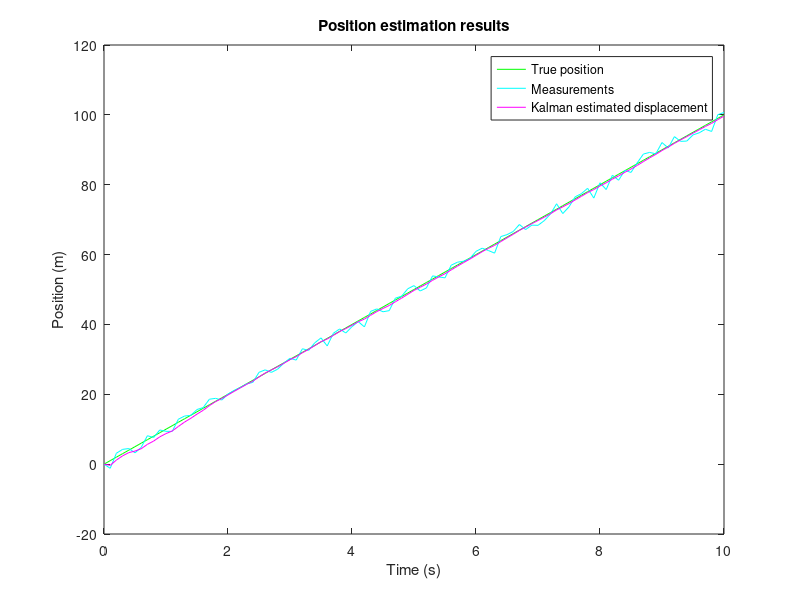
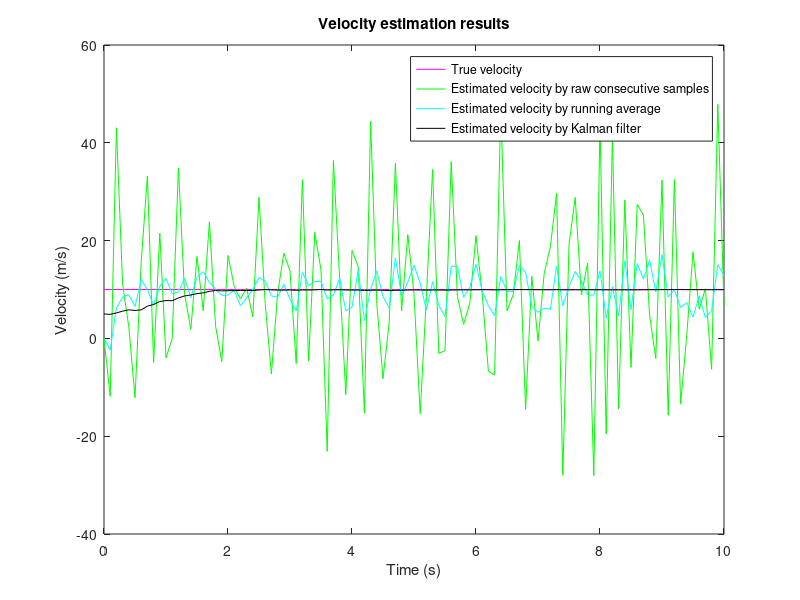
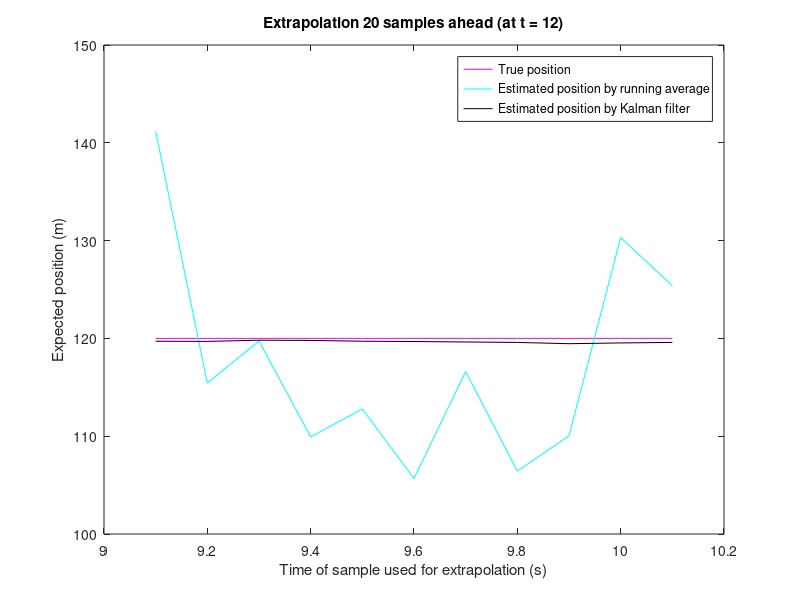

Recreate these plots in MATLAB, in order.
%%%%%%%%%%%%%%%%%%%%%%%%%%%%%%%%%%%%
% Kalman filter intuitive tutorial %
% (c) Alex Blekhman, (end of) 2006 %
% Contact: ablekhman at gmail.com  %
%%%%%%%%%%%%%%%%%%%%%%%%%%%%%%%%%%%%
%%%%%%%%%%%%%%%%%%%%%%%%%%%%%%%%%%%%%%%%%%%%%%%%%%%%%%%%%%%%%%%%%%%%%%%%%%%
% The problem: Predict the position and velocity of a moving train 2 seconds ahead,
% having noisy measurements of its positions along the previous 10 seconds (10 samples a second). 
% Ground truth: The train is initially located at the point x = 0 and moves
% along the X axis with constant velocity V = 10m/sec, so the motion equation of the train is X =
% X0 + V*t. Easy to see that the position of the train after 12 seconds
% will be x = 120m, and this is what we will try to find.
% Approach: We measure (sample) the position of the train every dt = 0.1 seconds. But,
% because of imperfect apparature, weather etc., our measurements are
% noisy, so the instantaneous velocity, derived from 2 consecutive position
% measurements (remember, we measure only position) is innacurate. We will
% use Kalman filter as we need an accurate and smooth estimate for the velocity in
% order to predict train's position in the future.
% We assume that the measurement noise is normally distributed, with mean 0 and
% standard deviation SIGMA
%%%%%%%%%%%%%%%%%%%%%%%%%%%%%%%%%%%%%%%%%%%%%%%%%%%%%%%%%%%%%%%%%%%%%%%%%%%
  
close all
clear all
%%%%%%%%%%%%%%%%%%%%%%%%%%%%%%%%%%%%%%%%
%%% Ground truth %%%%%%%%%%%%%%%%%%%%%%%
%%%%%%%%%%%%%%%%%%%%%%%%%%%%%%%%%%%%%%%%
% Set true trajectory 
Nsamples=100;
dt = .1;
t=0:dt:dt*Nsamples;
Vtrue = 10;
% Xtrue is a vector of true positions of the train 
Xinitial = 0;
Xtrue = Xinitial + Vtrue * t;
%%%%%%%%%%%%%%%%%%%%%%%%%%%%%%%%%%%%%%%%
%%% Motion equations %%%%%%%%%%%%%%%%%%%
%%%%%%%%%%%%%%%%%%%%%%%%%%%%%%%%%%%%%%%%
% Previous state (initial guess): Our guess is that the train starts at 0 with velocity
% that equals to 50% of the real velocity
Xk_prev = [0; 
    .5*Vtrue];
% Current state estimate
Xk=[];
% Motion equation: Xk = Phi*Xk_prev + Noise, that is Xk(n) = Xk(n-1) + Vk(n-1) * dt
% Of course, V is not measured, but it is estimated
% Phi represents the dynamics of the system: it is the motion equation
Phi = [1 dt;
       0  1];
% The error matrix (or the confidence matrix): P states whether we should 
% give more weight to the new measurement or to the model estimate 
sigma_model = 1;
% P = sigma^2*G*G';
P = [sigma_model^2             0;
                 0 sigma_model^2];
% Q is the process noise covariance. It represents the amount of
% uncertainty in the model. In our case, we arbitrarily assume that the model is perfect (no
% acceleration allowed for the train, or in other words - any acceleration is considered to be a noise)
Q = [0 0;
     0 0];
% M is the measurement matrix. 
% We measure X, so M(1) = 1
% We do not measure V, so M(2)= 0
M = [1 0];
% R is the measurement noise covariance. Generally R and sigma_meas can
% vary between samples. 
sigma_meas = 1; % 1 m/sec
R = sigma_meas^2;
%%%%%%%%%%%%%%%%%%%%%%%%%%%%%%%%%%%%%%%%
%%% Kalman iteration %%%%%%%%%%%%%%%%%%%
%%%%%%%%%%%%%%%%%%%%%%%%%%%%%%%%%%%%%%%%
% Buffers for later display
Xk_buffer = zeros(2,Nsamples+1);
Xk_buffer(:,1) = Xk_prev;
Z_buffer = zeros(1,Nsamples+1);
for k=1:Nsamples
    
    % Z is the measurement vector. In our
    % case, Z = TrueData + RandomGaussianNoise
    Z = Xtrue(k+1)+sigma_meas*randn;
    Z_buffer(k+1) = Z;
    
    % Kalman iteration
    P1 = Phi*P*Phi' + Q;
    S = M*P1*M' + R;
    
    % K is Kalman gain. If K is large, more weight goes to the measurement.
    % If K is low, more weight goes to the model prediction.
    K = P1*M'*inv(S);
    P = P1 - K*M*P1;
    
    Xk = Phi*Xk_prev + K*(Z-M*Phi*Xk_prev);
    Xk_buffer(:,k+1) = Xk;
    
    % For the next iteration
    Xk_prev = Xk; 
end;
%%%%%%%%%%%%%%%%%%%%%%%%%%%%%%%%%%%%%%%%
%%% Plot resulting graphs %%%%%%%%%%%%%%
%%%%%%%%%%%%%%%%%%%%%%%%%%%%%%%%%%%%%%%%
%%%%%%%%%%%%%%%%%%%%%%%%%%%%%%%%%%%%%%%%
%%% Position analysis %%%%%%%%%%%%%%%%%%
%%%%%%%%%%%%%%%%%%%%%%%%%%%%%%%%%%%%%%%%
figure;
plot(t,Xtrue,'g');
hold on;
plot(t,Z_buffer,'c');
plot(t,Xk_buffer(1,:),'m');
title('Position estimation results');
xlabel('Time (s)');
ylabel('Position (m)');
legend('True position','Measurements','Kalman estimated displacement');
%%%%%%%%%%%%%%%%%%%%%%%%%%%%%%%%%%%%%%%%
%%% Velocity analysis %%%%%%%%%%%%%%%%%%
%%%%%%%%%%%%%%%%%%%%%%%%%%%%%%%%%%%%%%%%
% The instantaneous velocity as derived from 2 consecutive position
% measurements
InstantaneousVelocity = [0 (Z_buffer(2:Nsamples+1)-Z_buffer(1:Nsamples))/dt];
% The instantaneous velocity as derived from running average with a window
% of 5 samples from instantaneous velocity
WindowSize = 5;
InstantaneousVelocityRunningAverage = filter(ones(1,WindowSize)/WindowSize,1,InstantaneousVelocity);
figure;
plot(t,ones(size(t))*Vtrue,'m');
hold on;
plot(t,InstantaneousVelocity,'g');
plot(t,InstantaneousVelocityRunningAverage,'c');
plot(t,Xk_buffer(2,:),'k');
title('Velocity estimation results');
xlabel('Time (s)');
ylabel('Velocity (m/s)');
legend('True velocity','Estimated velocity by raw consecutive samples','Estimated velocity by running average','Estimated velocity by Kalman filter');
%%%%%%%%%%%%%%%%%%%%%%%%%%%%%%%%%%%%%%%%
%%% Extrapolation 20 samples ahead %%%%%
%%%%%%%%%%%%%%%%%%%%%%%%%%%%%%%%%%%%%%%%
SamplesIntoTheFuture = 20;
Nlast = 10; % samples
% We take the last Nlast = 10 samples, and for each of these samples we try to see what would be the
% estimated position of the train at sample number Nsamples + SamplesIntoTheFuture
% if we took the position and the velocity that was known at that sample
TruePositionInTheFuture = Xinitial + (Nsamples + SamplesIntoTheFuture) * Vtrue * dt;
ProjectedPositionByRunningAverage = Xk_buffer(1,(Nsamples+1-Nlast):(Nsamples+1)) + ...
    ((SamplesIntoTheFuture+Nlast):-1:SamplesIntoTheFuture) .* dt .* InstantaneousVelocityRunningAverage((Nsamples+1-Nlast):(Nsamples+1));
ProjectedPositionByKalmanFilter = Xk_buffer(1,(Nsamples+1-Nlast):(Nsamples+1)) + ...
    ((SamplesIntoTheFuture+Nlast):-1:SamplesIntoTheFuture) .* dt .* Xk_buffer(2,(Nsamples+1-Nlast):(Nsamples+1));
figure;
plot(((Nsamples+1-Nlast):(Nsamples+1))*dt,ones(size(1:11))*TruePositionInTheFuture,'m');
hold on;
plot(((Nsamples+1-Nlast):(Nsamples+1))*dt,ProjectedPositionByRunningAverage,'c');
plot(((Nsamples+1-Nlast):(Nsamples+1))*dt,ProjectedPositionByKalmanFilter,'k');
title(['Extrapolation 20 samples ahead (at t = ' num2str((Nsamples + SamplesIntoTheFuture) * dt) ')']);
xlabel('Time of sample used for extrapolation (s)');
ylabel('Expected position (m)');
legend('True position','Estimated position by running average','Estimated position by Kalman filter');
% Note: In this example, we might have increased WindowSize to smoothen
% InstantaneousVelocityRunningAverage. But, as in real conditions the
% velocity of the tracked object is not constant, this will lead to poor
% results in the general case.
% Note: K is a measure of the convergence of the filter, so are P(1,1) and
% P(2,2). When the model is good and